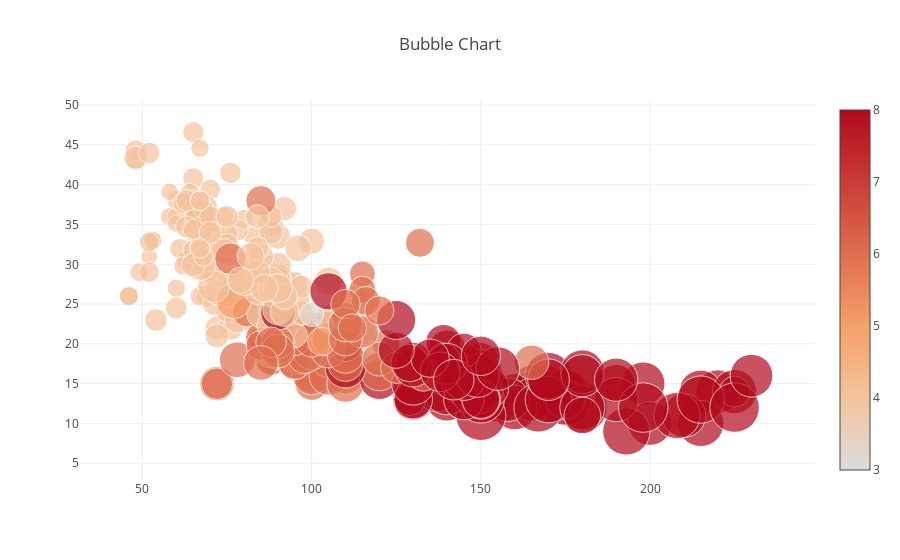

Notebook code for this chart:
### Code cell
data = [go.Scatter(x=df['horsepower'], 
                   y=df['mpg'], 
                   text=df['name'], 
                   mode='markers', 
                   marker=dict(size=df['weight']/100, 
                               color=df['cylinders'], 
                               showscale=True)
                  )
       ]

plotly.offline.init_notebook_mode(connected=True)
layout = go.Layout(title='Bubble Chart', hovermode='closest')
fig = go.Figure(data=data, layout=layout)
pyo.iplot(fig)
# pyo.plot(fig)

### Figure 1 — Plotly figure (JSON) as saved in the notebook; plotly's stock layout.template omitted (floating-point values rounded to 4 significant figures; data arrays with more than 128 entries replaced by an {"elided": "..."} marker saying what was removed)
{"data": [{"marker": {"color": {"elided": "398 int values"}, "showscale": true, "size": {"elided": "398 float values"}}, "mode": "markers", "text": {"elided": "398 str values"}, "type": "scatter", "uid": "75a9776f-ef81-46ee-99ad-1e852457e2c6", "x": {"elided": "398 str values"}, "y": {"elided": "398 float values"}}], "layout": {"hovermode": "closest", "title": "Bubble Chart"}}
